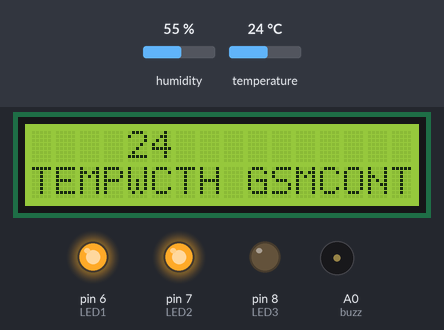
Simulated run of this sketch. Board: Arduino Uno, built with avr-gcc and run on an emulated ATmega328P. On the bench: 16×2 character LCD, output pins drawn as LEDs (lit = HIGH), buzzer (waves = sounding, pin HIGH). Wiring (inferred from the names in the program): DHT11 sensor: data pin 13. Dashed ring = blinking. The inputs (shaded band) are chosen by the test bench; at power-on: temperature 24 °C, humidity 55 %. The modem accepts every AT command (registered, SIM ready, sends succeed) and sends nothing else; pins used as bus, display or sensor lines are not drawn; what the sketch prints to the serial monitor is not drawn.

Above: at 3.4 s.
3.5 s: temperature set to 33 °C
At 6.8 s:
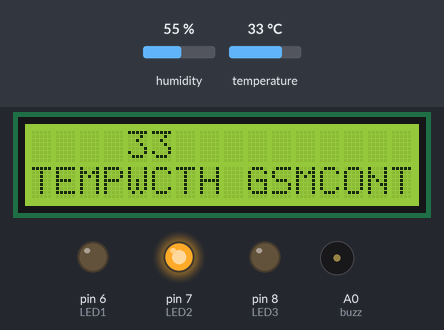
7.7 s: temperature set to 28 °C
At 12.1 s:
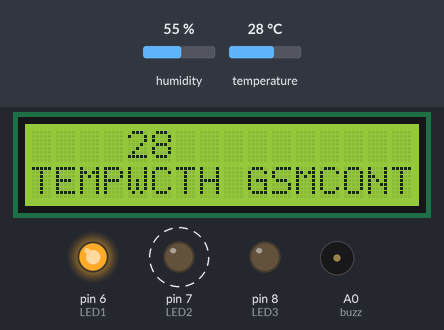
14.1 s: temperature set to 12 °C
At 18.0 s:
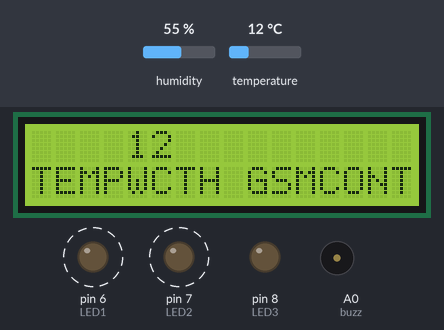
Timing chart, 0 to 23.9 s (numbered marks = the images above; inputs shaded):
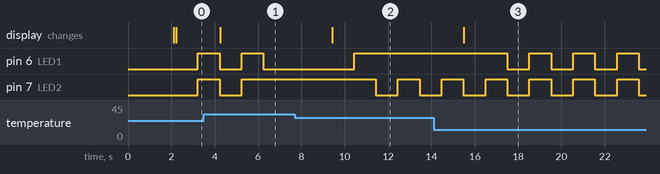

Measured:
- after the input at 3.5 s, pin 6 (LED1): goes on until 6.2 s, then stays LOW; pin 7 (LED2): goes on until 5.2 s, then stays HIGH; the display: changes after 0.75 s (image 1)
- after the input at 7.7 s, pin 6 (LED1): goes on until 10.4 s, then stays HIGH; pin 7 (LED2): HIGH → LOW after 3.7 s, → HIGH 1.0 s later, → LOW 1.0 s later; the display: changes after 1.7 s (image 2)
- after the input at 14.1 s, pin 6 (LED1): alternates HIGH for 1.0 s and LOW for 1.0 s, starting after 3.4 s; the display: changes after 1.4 s (image 3)

The sketch:

Temperature_Indication_and_Control_v3.0.ino
```cpp
#include <SoftwareSerial.h>
#include <dht.h>
#include <LiquidCrystal.h>

#define DHT11_PIN 13
LiquidCrystal lcd(12, 11, 5, 4, 3, 2);
dht DHT;
SoftwareSerial mySerial(9, 10);
int LED1=6, LED2=7, LED3=8;
int buzz=A0;
int count=0;
int temp;

void setup()
{
  mySerial.begin(9600);
  Serial.begin(9600);

  lcd.begin(16,2);
  lcd.setCursor(0,1);
  lcd.print("Hello User !!");
  delay(2000);
  lcd.clear();
  lcd.setCursor(4,0);
  lcd.print("WELCOME");
  lcd.clear();
  lcd.setCursor(0,1);
  lcd.print("TEMPERATURE CONTROL");
  lcd.setCursor(4,1);
  lcd.print("WITH GSM");

  pinMode(LED1,OUTPUT);
  pinMode(LED2,OUTPUT);
  pinMode(LED3,OUTPUT);
  pinMode(buzz,OUTPUT);

  Serial.println("DHT TEST PROGRAM ");
  Serial.print("LIBRARY VERSION: ");
  Serial.println(DHT_LIB_VERSION);
  Serial.println();
  Serial.println("Type,\tstatus,\tHumidity (%),\tTemperature (C)");
  delay(100);
}


void loop()
{
  Serial.print("DHT11, \t");
  int chk = DHT.read11(DHT11_PIN);

  switch (chk)
  {
    case DHTLIB_OK:
        Serial.print("OK,\t");
        break;

    case DHTLIB_ERROR_CHECKSUM:
        Serial.print("Checksum error,\t");
        break;

    case DHTLIB_ERROR_TIMEOUT:
        Serial.print("Time out error,\t");
        break;

    case DHTLIB_ERROR_CONNECT:
        Serial.print("Connect error,\t");
        break;

    case DHTLIB_ERROR_ACK_L:
        Serial.print("Ack Low error,\t");
        break;

    case DHTLIB_ERROR_ACK_H:
        Serial.print("Ack High error,\t");
        break;

    default:
        Serial.print("Unknown error,\t");
        break;
  }

  temp=DHT.temperature;
  Serial.println(temp);
  Serial.print("C");
  lcd.setCursor(4,0);
  lcd.print(temp);
  lcd.setCursor(5,1);
  lcd.print("C");
  delay(1000);

  digitalWrite(5,HIGH);
  digitalWrite(6,HIGH);
  digitalWrite(7,HIGH);
  delay(1000);
  digitalWrite(5,LOW);
  digitalWrite(6,LOW);
  digitalWrite(7,LOW);

  if(temp>15 && temp<25)
  {
    digitalWrite(5,HIGH);
    count=0;
  }

  if(temp>=25 && temp<29)
  {
    digitalWrite(6,HIGH);
    analogWrite(buzz,HIGH);
    count=0;
  }

  if(temp>=30 && temp<60)
  {
    digitalWrite(7,HIGH);
    analogWrite(buzz,HIGH);
    while(count==0)
    {
      SendMessage();
      count++;
    }
  }

  if (mySerial.available()>0)
    Serial.write(mySerial.read());
}


void SendMessage()
{
  temp=DHT.temperature;
  mySerial.println("AT+CMGF=1");    //Sets the GSM Module in Text Mode
  delay(1000);  // Delay of 1000 milli seconds or 1 second
  mySerial.println("AT+CMGS=\"+919013591305\"\r"); // Replace x with mobile number
  delay(1000);
  Serial.println("The temp is ");
  Serial.print(temp);
  Serial.print("C");
  mySerial.println("The temp is ");// The SMS text you want to send
  mySerial.print(temp);
  mySerial.print("C");
  delay(100);
  mySerial.println((char)26);// ASCII code of CTRL+Z
  delay(1000);
}
```

dht.h
```cpp
//
//    FILE: dht.h
//  AUTHOR: Rob Tillaart
// VERSION: 0.1.20
// PURPOSE: DHT Temperature & Humidity Sensor library for Arduino
//     URL: http://arduino.cc/playground/Main/DHTLib
//
// HISTORY:
// see dht.cpp file
//

#ifndef dht_h
#define dht_h

#if ARDUINO < 100
#include <WProgram.h>
#include <pins_arduino.h>  // fix for broken pre 1.0 version - TODO TEST
#else
#include <Arduino.h>
#endif

#define DHT_LIB_VERSION "0.1.20"

#define DHTLIB_OK                   0
#define DHTLIB_ERROR_CHECKSUM       -1
#define DHTLIB_ERROR_TIMEOUT        -2
#define DHTLIB_ERROR_CONNECT        -3
#define DHTLIB_ERROR_ACK_L          -4
#define DHTLIB_ERROR_ACK_H          -5

#define DHTLIB_DHT11_WAKEUP         18
#define DHTLIB_DHT_WAKEUP           1

#define DHTLIB_DHT11_LEADING_ZEROS  1
#define DHTLIB_DHT_LEADING_ZEROS    6

// max timeout is 100 usec.
// For a 16 Mhz proc 100 usec is 1600 clock cycles
// loops using DHTLIB_TIMEOUT use at least 4 clock cycli
// so 100 us takes max 400 loops
// so by dividing F_CPU by 40000 we "fail" as fast as possible
#define DHTLIB_TIMEOUT 400 // (F_CPU/40000)

class dht
{
public:
    // return values:
    // DHTLIB_OK
    // DHTLIB_ERROR_CHECKSUM
    // DHTLIB_ERROR_TIMEOUT
    // DHTLIB_ERROR_CONNECT
    // DHTLIB_ERROR_ACK_L
    // DHTLIB_ERROR_ACK_H
    int8_t read11(uint8_t pin);
    int8_t read(uint8_t pin);

    inline int8_t read21(uint8_t pin) { return read(pin); };
    inline int8_t read22(uint8_t pin) { return read(pin); };
    inline int8_t read33(uint8_t pin) { return read(pin); };
    inline int8_t read44(uint8_t pin) { return read(pin); };

    double humidity;
    double temperature;

private:
    uint8_t bits[5];  // buffer to receive data
    int8_t _readSensor(uint8_t pin, uint8_t wakeupDelay, uint8_t leadingZeroBits);
};
#endif
//
// END OF FILE
//
```
